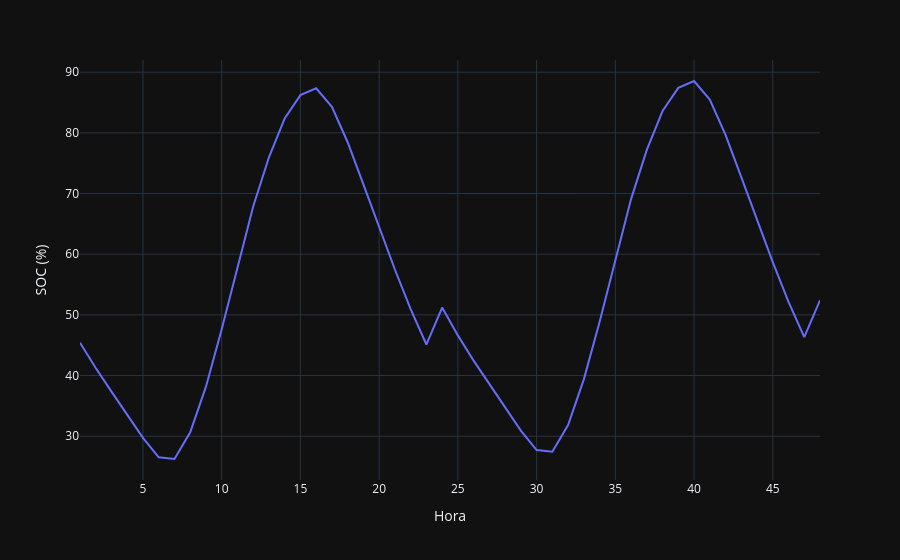

Notebook cell for this chart:
### Markdown cell above
Gráficos de Potência e Tensão (48h)

### Code cell
###### Resultados #####
import numpy as np
import matplotlib.pyplot as plt
import plotly.express as px

display(df_energymeter)

titles = {
    "base": "Caso Base",
    "60_gd": "Caso com 60 GDs",
    "60_gd_30_bess": "Caso com 60 GDs e 30 Baterias",
    "120_gd": "Caso com 120 GDs",
    "120_gd_60_bess": "Caso com 120 GDs e 60 Baterias",
}
####### Gráfico Subestação Fluxo de Potência ####

x = np.linspace(0, 23, 24)
for case in cases:
    dfs_monitor[f"{case}_df"] = dfs_monitor[f"{case}_df"].query("Hour > 24")
    plt.plot(
        x, 
        dfs_monitor[f"{case}_df"]["Total Power"], label=titles[case])
    

plt.title("Fluxo de Potência - Saída da Subestação")
plt.xlabel("Hora do dia")
plt.ylabel("Potência Ativa (kW)")
plt.legend(
    loc="upper center",
    bbox_to_anchor=(0.5, -0.15),
    ncol=2
)
plt.grid(True)
plt.style.use("default")
plt.show()

####### Gráfico Tensão Trf 5286812a ######
for case in cases:
    df1 = dfs_voltage[f"voltage_trf_5286812a_{case}_df"]
    df1 = dfs_voltage[f"voltage_trf_5286812a_{case}_df"].query("Hour > 24")
    plt.plot(
        x, 
        df1[" V1"], label=titles[case])
    
plt.title("Perfil Horário de Tensão - Trf_5286812a")
plt.xlabel("Hora do dia")
plt.ylabel("Tensão (V)")
plt.legend(
    loc="upper center",
    bbox_to_anchor=(0.5, -0.15),
    ncol=2
)
plt.grid(True)
plt.show()

###### Gráfico Tensão Trf_5286833a #####

for case in cases:
    df2= dfs_voltage[f"voltage_trf_5286833a_{case}_df"]
    df2= dfs_voltage[f"voltage_trf_5286833a_{case}_df"].query("Hour > 24")
    plt.plot(
        x, 
        df2[" V1"], label=titles[case])
    
plt.title("Perfil Horário de Tensão - Trf_5286833a")
plt.xlabel("Hora do dia")
plt.ylabel("Tensão (V)")
plt.legend(
    loc="upper center",
    bbox_to_anchor=(0.5, -0.15),
    ncol=2
)
plt.grid(True)
#plt.style.use("dark_background")
plt.show()

##### Gráfico de carregamento ####

x_48 = np.linspace(1,48,48)
#x_48 = x

plt.plot(x_48, storages_soc_df["battery_2_60_gd_30_bess"]*100, color="green")
plt.axvline(x=24, color='gray', linestyle='--', linewidth=1)
plt.axvline(x=48, color='gray', linestyle='--', linewidth=1)
plt.xlabel("Hora do dia")
plt.ylabel("SOC (%)")
plt.title("Carregamento da Bateria 2")
plt.grid(True)
plt.show()

df_plotly = pd.DataFrame()
df_plotly["Hora"] = x_48
df_plotly["SOC (%)"] = storages_soc_df["battery_2_60_gd_30_bess"]*100
fig = px.line(df_plotly, x="Hora", y="SOC (%)", template="plotly_dark")
fig.show()

dss_tools.static_view.p_vs_time("trf_5286964a")

print("Hora 1:", df_plotly.loc[0, "SOC (%)"])
print("Hora 24:", df_plotly.loc[23, "SOC (%)"])
print("Hora 48", df_plotly.loc[47, "SOC (%)"])

### Figure 1 — Plotly figure (JSON) as saved in the notebook; plotly's stock layout.template omitted (floating-point values rounded to 4 significant figures)
{"data": [{"hovertemplate": "Hora=%{x}<br>SOC (%)=%{y}<extra></extra>", "legendgroup": "", "line": {"color": "#636efa", "dash": "solid"}, "marker": {"symbol": "circle"}, "mode": "lines", "name": "", "orientation": "v", "showlegend": false, "type": "scatter", "x": [1.0, 2.0, 3.0, 4.0, 5.0, 6.0, 7.0, 8.0, 9.0, 10.0, 11.0, 12.0, 13.0, 14.0, 15.0, 16.0, 17.0, 18.0, 19.0, 20.0, 21.0, 22.0, 23.0, 24.0, 25.0, 26.0, 27.0, 28.0, 29.0, 30.0, 31.0, 32.0, 33.0, 34.0, 35.0, 36.0, 37.0, 38.0, 39.0, 40.0, 41.0, 42.0, 43.0, 44.0, 45.0, 46.0, 47.0, 48.0], "xaxis": "x", "y": [45.42, 41.25, 37.36, 33.47, 29.72, 26.53, 26.25, 30.64, 38.18, 47.63, 57.98, 67.88, 75.98, 82.39, 86.21, 87.34, 84.28, 78.45, 71.5, 64.42, 57.48, 50.95, 45.12, 51.2, 46.62, 42.45, 38.57, 34.68, 30.93, 27.73, 27.45, 31.84, 39.38, 48.83, 59.18, 69.08, 77.18, 83.59, 87.42, 88.54, 85.49, 79.65, 72.71, 65.63, 58.68, 52.15, 46.32, 52.41], "yaxis": "y"}], "layout": {"legend": {"tracegroupgap": 0}, "margin": {"t": 60}, "xaxis": {"anchor": "y", "domain": [0, 1], "title": {"text": "Hora"}}, "yaxis": {"anchor": "x", "domain": [0, 1], "title": {"text": "SOC (%)"}}}}
